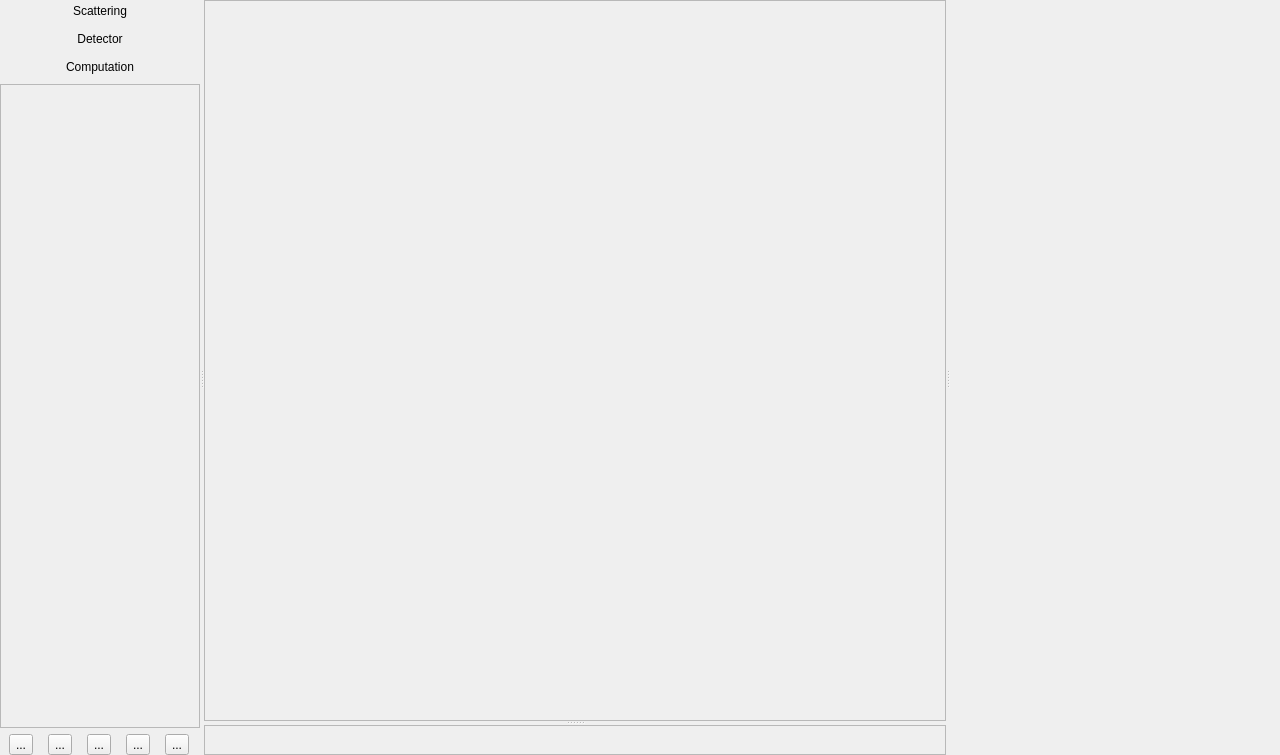
<?xml version="1.0" encoding="UTF-8"?>
<ui version="4.0">
    <class>MainWindow</class>
    <widget class="QMainWindow" name="MainWindow">
        <property name="geometry">
            <rect>
                <x>0</x>
                <y>0</y>
                <width>1280</width>
                <height>755</height>
            </rect>
        </property>
        <property name="windowTitle">
            <string>HipGISAXS</string>
        </property>
        <widget class="QWidget" name="centralwidget">
            <layout class="QHBoxLayout" name="horizontalLayout_2">
                <property name="spacing">
                    <number>0</number>
                </property>
                <property name="margin">
                    <number>0</number>
                </property>
                <item>
                    <widget class="QSplitter" name="splitter_3">
                        <property name="orientation">
                            <enum>Qt::Horizontal</enum>
                        </property>
                        <widget class="QWidget" name="">
                            <layout class="QVBoxLayout" name="verticalLayout_3">
                                <item>
                                    <widget class="QPushButton" name="showScatteringButton">
                                        <property name="text">
                                            <string>Scattering</string>
                                        </property>
                                        <property name="flat">
                                            <bool>true</bool>
                                        </property>
                                    </widget>
                                </item>
                                <item>
                                    <widget class="QPushButton" name="showDetectorButton">
                                        <property name="text">
                                            <string>Detector</string>
                                        </property>
                                        <property name="flat">
                                            <bool>true</bool>
                                        </property>
                                    </widget>
                                </item>
                                <item>
                                    <widget class="QPushButton" name="showComputationButton">
                                        <property name="text">
                                            <string>Computation</string>
                                        </property>
                                        <property name="flat">
                                            <bool>true</bool>
                                        </property>
                                    </widget>
                                </item>
                                <item>
                                    <widget class="QScrollArea" name="featuresScroll">
                                        <property name="minimumSize">
                                            <size>
                                                <width>200</width>
                                                <height>0</height>
                                            </size>
                                        </property>
                                        <property name="widgetResizable">
                                            <bool>true</bool>
                                        </property>
                                        <widget class="QWidget" name="scrollAreaWidgetContents">
                                            <property name="geometry">
                                                <rect>
                                                    <x>0</x>
                                                    <y>0</y>
                                                    <width>198</width>
                                                    <height>559</height>
                                                </rect>
                                            </property>
                                            <layout class="QVBoxLayout" name="featuresList">
                                                <property name="spacing">
                                                    <number>0</number>
                                                </property>
                                                <property name="margin">
                                                    <number>0</number>
                                                </property>
                                            </layout>
                                        </widget>
                                    </widget>
                                </item>
                                <item>
                                    <layout class="QHBoxLayout" name="horizontalLayout">
                                        <item>
                                            <widget class="QToolButton" name="addFeatureButton">
                                                <property name="text">
                                                    <string>...</string>
                                                </property>
                                                <property name="icon">
                                                    <iconset>
                                                        <normaloff>xicam/gui/icons_0.png</normaloff>
                                                        xicam/gui/icons_0.png
                                                    </iconset>
                                                </property>
                                                <property name="iconSize">
                                                    <size>
                                                        <width>32</width>
                                                        <height>32</height>
                                                    </size>
                                                </property>
                                            </widget>
                                        </item>
                                        <item>
                                            <widget class="QToolButton" name="addParticleButton">
                                                <property name="text">
                                                    <string>...</string>
                                                </property>
                                                <property name="icon">
                                                    <iconset>
                                                        <normaloff>xicam/gui/icons_2.png</normaloff>
                                                        xicam/gui/icons_2.png
                                                    </iconset>
                                                </property>
                                                <property name="iconSize">
                                                    <size>
                                                        <width>32</width>
                                                        <height>32</height>
                                                    </size>
                                                </property>
                                            </widget>
                                        </item>
                                        <item>
                                            <widget class="QToolButton" name="addSubstrateButton">
                                                <property name="text">
                                                    <string>...</string>
                                                </property>
                                                <property name="icon">
                                                    <iconset>
                                                        <normaloff>xicam/gui/icons_1.png</normaloff>
                                                        xicam/gui/icons_1.png
                                                    </iconset>
                                                </property>
                                                <property name="iconSize">
                                                    <size>
                                                        <width>32</width>
                                                        <height>32</height>
                                                    </size>
                                                </property>
                                            </widget>
                                        </item>
                                        <item>
                                            <widget class="QToolButton" name="runLocal">
                                                <property name="text">
                                                    <string>...</string>
                                                </property>
                                                <property name="icon">
                                                    <iconset>
                                                        <normaloff>xicam/gui/icons_4.png</normaloff>
                                                        xicam/gui/icons_4.png
                                                    </iconset>
                                                </property>
                                                <property name="iconSize">
                                                    <size>
                                                        <width>32</width>
                                                        <height>32</height>
                                                    </size>
                                                </property>
                                            </widget>
                                        </item>
                                        <item>
                                            <widget class="QToolButton" name="runRemote">
                                                <property name="text">
                                                    <string>...</string>
                                                </property>
                                                <property name="icon">
                                                    <iconset>
                                                        <normaloff>xicam/gui/icons_4.png</normaloff>
                                                        xicam/gui/icons_4.png
                                                    </iconset>
                                                </property>
                                                <property name="iconSize">
                                                    <size>
                                                        <width>32</width>
                                                        <height>32</height>
                                                    </size>
                                                </property>
                                            </widget>
                                        </item>
                                    </layout>
                                </item>
                            </layout>
                        </widget>
                        <widget class="QSplitter" name="splitter_2">
                            <property name="sizePolicy">
                                <sizepolicy hsizetype="Expanding" vsizetype="Preferred">
                                    <horstretch>2</horstretch>
                                    <verstretch>0</verstretch>
                                </sizepolicy>
                            </property>
                            <property name="orientation">
                                <enum>Qt::Horizontal</enum>
                            </property>
                            <widget class="QSplitter" name="splitter">
                                <property name="sizePolicy">
                                    <sizepolicy hsizetype="Preferred" vsizetype="Preferred">
                                        <horstretch>0</horstretch>
                                        <verstretch>2</verstretch>
                                    </sizepolicy>
                                </property>
                                <property name="orientation">
                                    <enum>Qt::Vertical</enum>
                                </property>
                                <widget class="QFrame" name="frame_2">
                                    <property name="sizePolicy">
                                        <sizepolicy hsizetype="Preferred" vsizetype="Preferred">
                                            <horstretch>0</horstretch>
                                            <verstretch>2</verstretch>
                                        </sizepolicy>
                                    </property>
                                    <property name="frameShape">
                                        <enum>QFrame::StyledPanel</enum>
                                    </property>
                                    <property name="frameShadow">
                                        <enum>QFrame::Raised</enum>
                                    </property>
                                    <layout class="QVBoxLayout" name="latticeplaceholder">
                                        <property name="margin">
                                            <number>0</number>
                                        </property>
                                    </layout>
                                </widget>
                                <widget class="QFrame" name="frame_3">
                                    <property name="sizePolicy">
                                        <sizepolicy hsizetype="Preferred" vsizetype="Preferred">
                                            <horstretch>0</horstretch>
                                            <verstretch>0</verstretch>
                                        </sizepolicy>
                                    </property>
                                    <property name="frameShape">
                                        <enum>QFrame::StyledPanel</enum>
                                    </property>
                                    <property name="frameShadow">
                                        <enum>QFrame::Raised</enum>
                                    </property>
                                </widget>
                            </widget>
                        </widget>
                        <widget class="QStackedWidget" name="featureWidgetHolder">
                            <property name="sizePolicy">
                                <sizepolicy hsizetype="Expanding" vsizetype="Preferred">
                                    <horstretch>1</horstretch>
                                    <verstretch>0</verstretch>
                                </sizepolicy>
                            </property>
                            <property name="minimumSize">
                                <size>
                                    <width>330</width>
                                    <height>0</height>
                                </size>
                            </property>
                            <property name="currentIndex">
                                <number>0</number>
                            </property>
                            <widget class="QWidget" name="page"/>
                            <widget class="QWidget" name="page_2"/>
                        </widget>
                    </widget>
                </item>
            </layout>
        </widget>
    </widget>
    <resources/>
    <connections/>
</ui>
